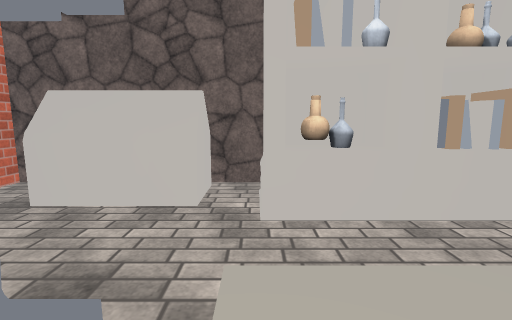
view 1 (above)

13 first-person views from a walk through a 3-D level made in the Unity game engine. The camera is 1.4 m above the floor, tilts 8° down and sees 85° across. The floor is counted in squares, 1 m on a side. Each view is taken from the middle of a square. On the plan, view 1 faces up. The plan holds only what a view shows up to about 14 squares ahead; the rest is blank. The player is left out. Surface patterns are stand-ins for the level's own textures.

view 2
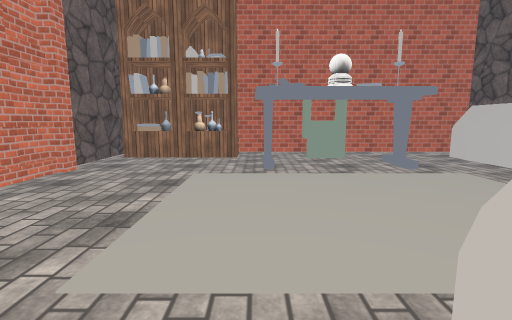

view 3
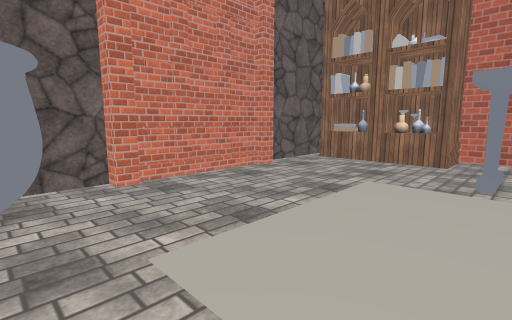

view 4
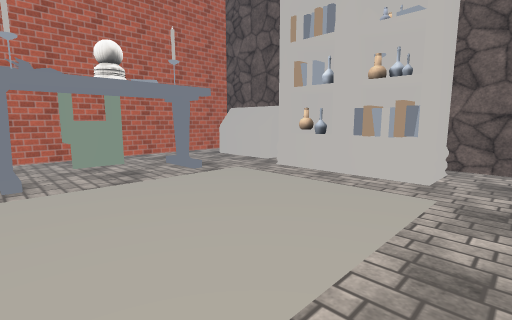

view 5
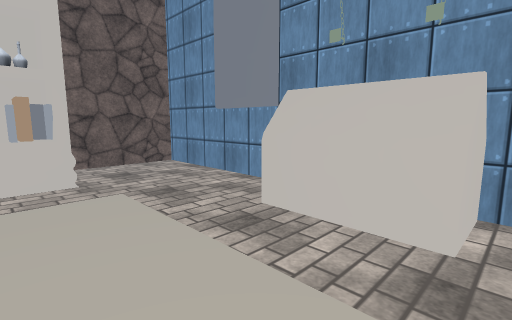

view 6
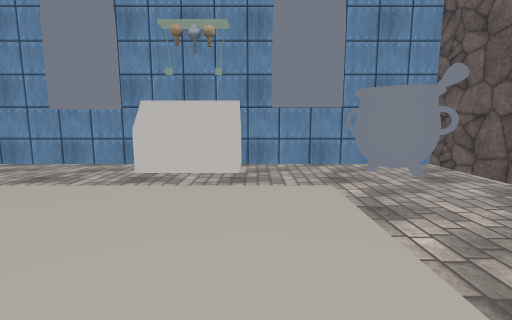

view 7
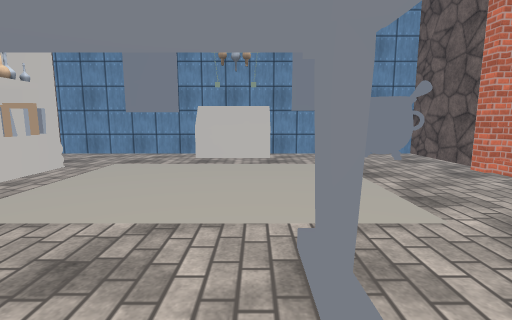

view 8
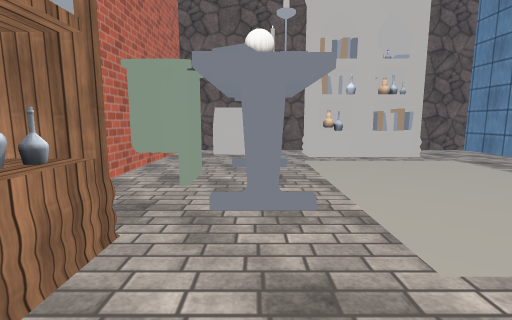

view 9
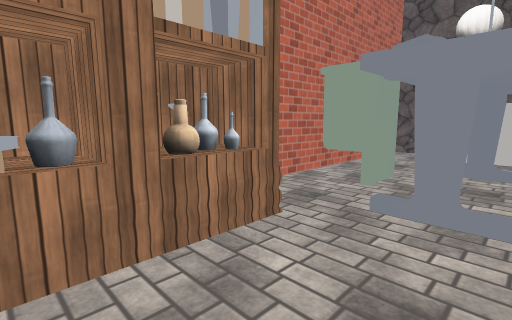

view 10
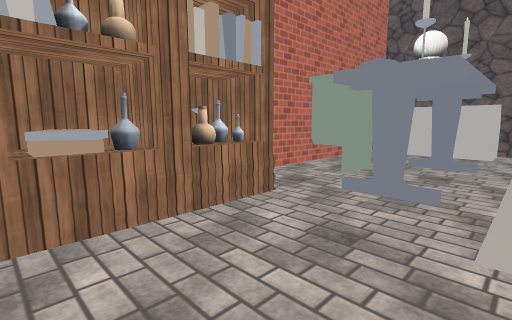

view 11
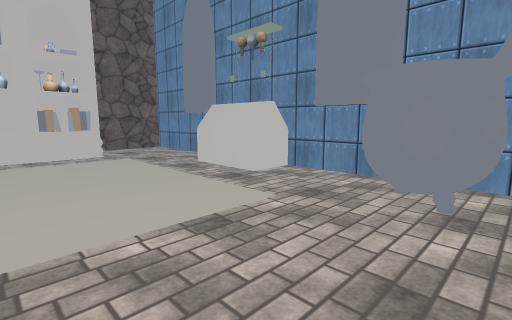

view 12
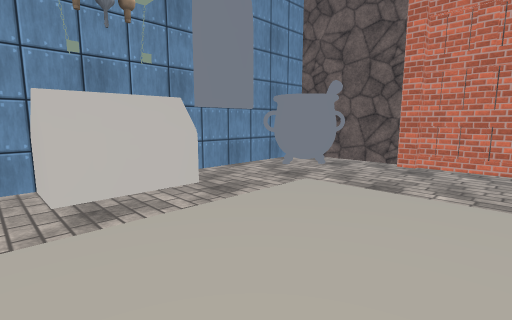

view 13
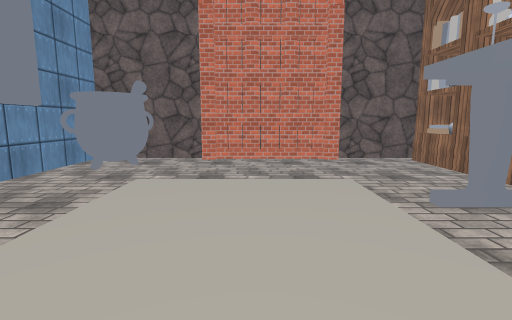

### Floor plan
Key: @ floor where view 1 was taken; # wall or solid block; . floor; O other object.
Columns run from 6 left of view 1 to 8 right of it. Each row starts with its distance up from view 1.
  7      ##
  6 ##O  O#   O####
  5 #.OOOOOOOOO...#
  4 #.....OOOOO...#
  3 #.............#
  2 #...#.. .  ...#
  1 #.......   ...#
  0 #OO...@    ..O#
 -1 #OO....    .OO#
 -2 #......    ..O#
 -3 #...O..  . ...#
 -4 ##O....    ...#
 -5  #O...........#
 -6  ##.........OO#
 -7  ##.........O #
 -8  ##.........O #
 -9  ##############

Where each view was taken, in squares from view 1:
view 1: 0 up, 0 right, facing up
view 2: 3 down, 7 right, facing left
view 3: 2 down, 6 right, facing down-left
view 4: 3 down, 6 right, facing up-left
view 5: 3 down, 3 right, facing up-right
view 6: 3 down, 1 left, facing right
view 7: 2 down, 4 left, facing right
view 8: 7 down, 2 left, facing up
view 9: 7 down, 1 left, facing up-left
view 10: 8 down, 0 right, facing up-left
view 11: 8 down, 1 right, facing up-right
view 12: 1 up, 1 right, facing down-right
view 13: 2 up, 2 right, facing down
